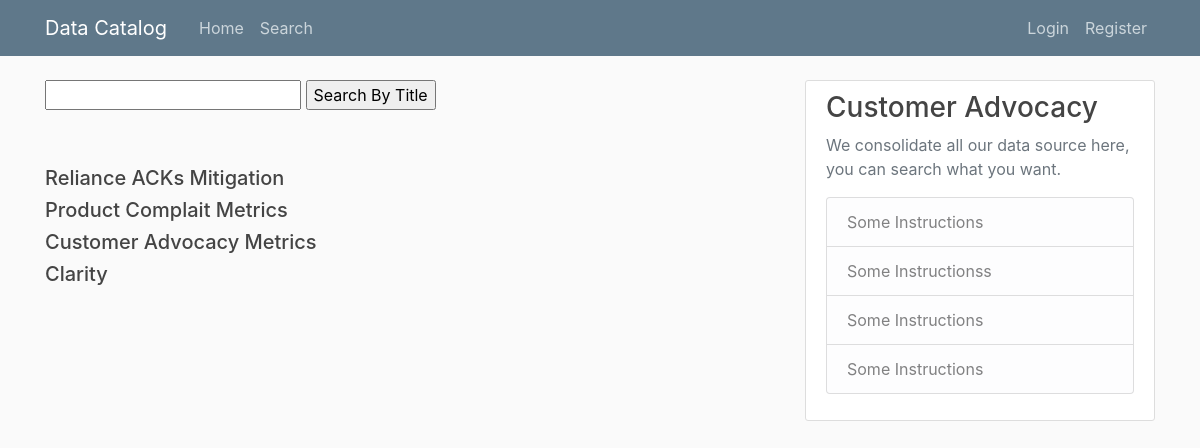
Page /search_ on the committed database.
### flaskblog/models.py (models this page shows, shortened)
class Post(db.Model):
    id = db.Column(db.Integer, primary_key=True)
    title = db.Column(db.String(100), nullable=False)
    date_posted = db.Column(db.DateTime, nullable=False, default=datetime.utcnow)
    path = db.Column(db.String(300), nullable=True)
    parent_landing_page_path = db.Column(db.String(300), nullable=True)
    landing_page_path = db.Column(db.String(300), nullable=True)
    repository_path = db.Column(db.String(300), nullable=True)
    github_repository_path = db.Column(db.String(300), nullable=True)
    short_description = db.Column(db.Text, nullable=True)
    long_description = db.Column(db.Text, nullable=True)
    long_description_html = db.Column(db.Text, nullable=True)
    technical_description = db.Column(db.Text, nullable=True)
    databases_used = db.Column(db.String(100), nullable=True)
    technical_databases_used = db.Column(db.String(100), nullable=True)
    created_by = db.Column(db.String(50), nullable=False)
    maintained_by = db.Column(db.String(50), nullable=False)
    maintained_by_backup = db.Column(db.String(50), nullable=False)
    user_id = db.Column(db.Integer, db.ForeignKey('user.id'), nullable=False)

### flaskblog/routes.py (the view)
@app.route('/search_')
def search_():
    posts = Post.query.all()
    all_titles = Post.query.all()
    return render_template('search_.html', titles = all_titles, posts=posts)

### templates/search_.html (shortened to what this page needs)
{% extends "layout.html" %}
{% block content %}
<form method="POST">
    <input type="text" autofocus="autofocus" name="search_string">
    <input type="submit" formaction="/search" value="Search By Title">
</form>
<br>
<br>
{% if titles %}
    <table>
        <tbody>
            {% for row in titles %}
            <tr>
                    <h5><a class="article-title" href="{{ url_for('post', post_id=row.id) }}">{{ row.title}}</a></h5>
            </tr>
            {% endfor %}
        </tbody>
    </table>
{% endif %}
{% endblock content %}

### static/main.css (style rules this page uses)
body { background: #fafafa; color: #333333; margin-top: 5rem; }
h1, h2, h3, h4, h5, h6 { color: #444444; }
.article-title { color: #444444; }

### rows in the picture
Post: title "Reliance ACKs Mitigation"
Post: title "Product Complait Metrics"
Post: title "Customer Advocacy Metrics"
Post: title "Clarity"
